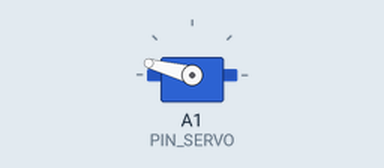
Bench run of a program on a simulated Arduino Nano, built with avr-gcc and run on an emulated ATmega328P. Shown: servo.

Above: at 0.05 s.
Timing chart, 0 to 5.8 s (numbered marks = the images above):
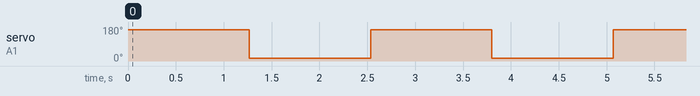

Measured:
- by itself, servo on A1 (PIN_SERVO): alternates 165° for 1.3 s and 15° for 1.3 s

The program:

main.cpp
```cpp
#include <Arduino.h>
#include <Servo.h>

Servo Arm;

#define PIN_SERVO A1

#define PIN_STEPPER_DIR  4
#define PIN_STEPPER_STEP 5
#define PIN_STEPPER_EN   6

int STEPDIR = 0;

void setup() {
  pinMode(PIN_STEPPER_DIR,  OUTPUT);
  pinMode(PIN_STEPPER_STEP, OUTPUT);
  pinMode(PIN_STEPPER_EN,   OUTPUT);
  Arm.attach(PIN_SERVO);

  digitalWrite(PIN_STEPPER_EN, LOW);
}

void loop() {
  STEPDIR = 1 - STEPDIR;
  digitalWrite(PIN_STEPPER_DIR, STEPDIR);
  Arm.write(STEPDIR * 150 + 15);
  for (size_t i = 0; i < 2000; i++) {
    digitalWrite(PIN_STEPPER_STEP, HIGH);
    // delayMicroseconds(1);
    digitalWrite(PIN_STEPPER_STEP, LOW);
    delayMicroseconds(500);
  }
  delay(250);
}
```
